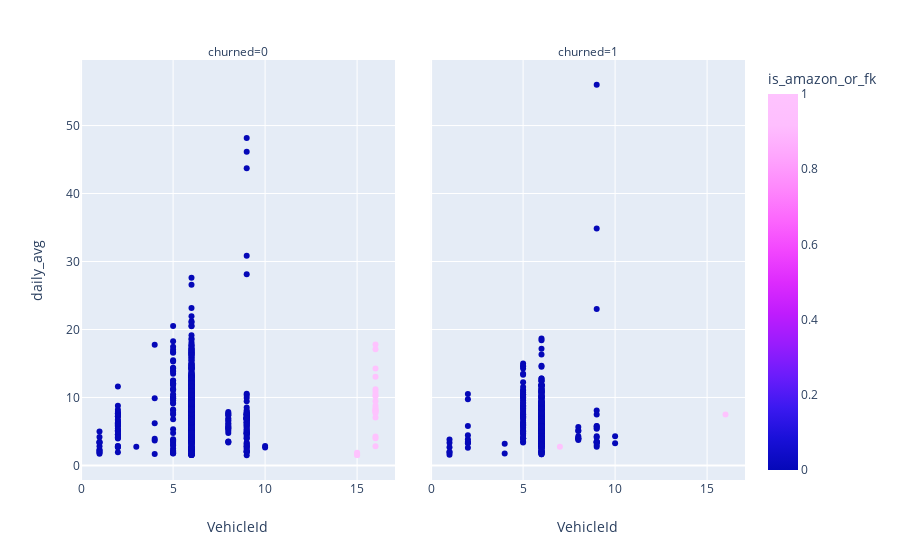

This figure's notebook cell:
### Code cell
px.scatter(dataset, x='VehicleId', y='daily_avg', 
           color="is_amazon_or_fk", 
#            size="churned", size_max=20,
          hover_name="ID", 
           facet_col="churned", 
           log_x=False, log_y=False)

### Figure 1 — Plotly figure (JSON) as saved in the notebook; plotly's stock layout.template omitted (floating-point values rounded to 4 significant figures; data arrays with more than 128 entries replaced by an {"elided": "..."} marker saying what was removed)
{"data": [{"hoverlabel": {"namelength": 0}, "hovertemplate": "<b>%{hovertext}</b><br><br>churned=0<br>VehicleId=%{x}<br>daily_avg=%{y}<br>is_amazon_or_fk=%{marker.color}", "hovertext": {"elided": "598 int values"}, "legendgroup": "", "marker": {"cmax": 1, "cmin": 0, "color": {"elided": "598 int values"}, "colorbar": {"title": {"text": "is_amazon_or_fk"}}, "colorscale": [[0, "#0508b8"], [0.08333, "#1910d8"], [0.1667, "#3c19f0"], [0.25, "#6b1cfb"], [0.3333, "#981cfd"], [0.4167, "#bf1cfd"], [0.5, "#dd2bfd"], [0.5833, "#f246fe"], [0.6667, "#fc67fd"], [0.75, "#fe88fc"], [0.8333, "#fea5fd"], [0.9167, "#febefe"], [1, "#fec3fe"]], "showscale": true, "symbol": "circle"}, "mode": "markers", "name": "", "showlegend": false, "type": "scatter", "uid": "fd0db85f-8ee7-4686-b5d1-2fe1369859b9", "x": {"elided": "598 int values"}, "xaxis": "x", "y": {"elided": "598 float values"}, "yaxis": "y"}, {"hoverlabel": {"namelength": 0}, "hovertemplate": "<b>%{hovertext}</b><br><br>churned=1<br>VehicleId=%{x}<br>daily_avg=%{y}<br>is_amazon_or_fk=%{marker.color}", "hovertext": {"elided": "370 int values"}, "legendgroup": "", "marker": {"cmax": 1, "cmin": 0, "color": {"elided": "370 int values"}, "colorbar": {"title": {"text": "is_amazon_or_fk"}}, "colorscale": [[0, "#0508b8"], [0.08333, "#1910d8"], [0.1667, "#3c19f0"], [0.25, "#6b1cfb"], [0.3333, "#981cfd"], [0.4167, "#bf1cfd"], [0.5, "#dd2bfd"], [0.5833, "#f246fe"], [0.6667, "#fc67fd"], [0.75, "#fe88fc"], [0.8333, "#fea5fd"], [0.9167, "#febefe"], [1, "#fec3fe"]], "showscale": false, "symbol": "circle"}, "mode": "markers", "name": "", "showlegend": false, "type": "scatter", "uid": "79f97504-eb81-4246-bac4-ae37fb0a1ef8", "x": {"elided": "370 int values"}, "xaxis": "x2", "y": {"elided": "370 float values"}, "yaxis": "y"}], "layout": {"annotations": [{"showarrow": false, "text": "churned=0", "textangle": 0, "x": 0.2368, "xanchor": "center", "xref": "paper", "y": 1.02, "yanchor": "middle", "yref": "paper"}, {"showarrow": false, "text": "churned=1", "textangle": 0, "x": 0.7632, "xanchor": "center", "xref": "paper", "y": 1.02, "yanchor": "middle", "yref": "paper"}], "autosize": true, "dragmode": "zoom", "grid": {"xaxes": ["x", "x2"], "xgap": 0.1, "xside": "bottom", "yaxes": ["y"], "ygap": 0.1, "yside": "left"}, "legend": {"tracegroupgap": 0}, "margin": {"t": 60}, "xaxis": {"autorange": true, "range": [0.02466, 16.98], "title": {"text": "VehicleId"}, "type": "linear"}, "xaxis2": {"autorange": true, "matches": "x", "range": [0.02466, 16.98], "title": {"text": "VehicleId"}, "type": "linear"}, "yaxis": {"autorange": true, "range": [-2.361, 59.86], "title": {"text": "daily_avg"}, "type": "linear"}}}
